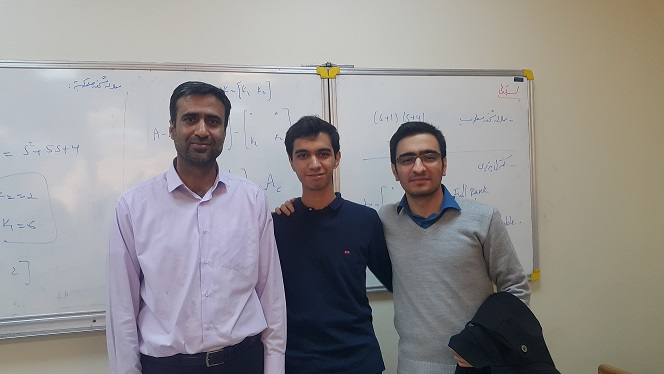
#> input picture PCA/B.jpg, 664 x 374 px
$ python ImagePCASPR2.py
#> lines starting #> are read from the running program, lines starting #| are printed output that depends on the picture
### PCA/MHEstimator.py
# -*- coding: utf-8 -*-
"""
Created on Thu Mar 21 16:25:45 2019

@author: MHA
"""

import numpy as np
import scipy.stats as stats
import matplotlib.pyplot as plt

class MHEstimator:
    def __init__(self, dataset, estimator_type='ML'):
        self.dataset=dataset
        self.no_of_features=self.dataset.shape[0]
        self.no_of_samples=self.dataset.shape[1]
        self.estimator_type=estimator_type
        self.mean=np.zeros((self.no_of_features,1))
        self.covariance=np.zeros(
                (self.no_of_features,self.no_of_features))

    def gaussianEstimate(self, plot=False, details=False):
        ##  Estimating mean...
        for i in range(self.no_of_samples):
            loop_sample=np.reshape(self.dataset[:,i],(-1,1))
            self.mean+=loop_sample
        self.mean/=self.no_of_samples

        if details:
            print('Mean: \n',self.mean)

        ##  Estimating covariance...
        for i in range(self.no_of_samples):
            self.covariance+=np.matmul(
                    (self.dataset[:,i:i+1]-self.mean),
                    np.transpose(
                            (self.dataset[:,i:i+1]-\
                             self.mean)))


        self.covariance/=self.no_of_samples

        if details:
            print('Covariance: \n',self.covariance)

        ##  Plotting the distribution...
        if plot:
            ##  1-d case...
            if not self.no_of_features-1:
                x=np.linspace(
                        float(
                                self.mean-3*np.sqrt(
                                        float(self.covariance)))
                , float(self.mean+3*np.sqrt(
                        float(self.covariance))),100)
                plt.figure()
                plt.title(("Distribution of dataset\n $\mu={}$, "
                          "$\sigma^2={}$").\
                        format(float(self.mean)
                        ,float(self.covariance)))
                plt.plot(x,stats.norm.pdf(x,float(self.mean)
                    ,np.sqrt(float(self.covariance))))
                for i in range(self.no_of_samples):
                    plt.plot(self.dataset[0,i],
                             stats.norm.pdf(self.dataset[0,i]
                    ,float(self.mean),
                    np.sqrt(float(self.covariance))),'rX')

        return self.mean, self.covariance

    # [11 lines left out: function displayDataset, not called in this run]

# [8 lines that do not run on import are left out]


### PCA/ImagePCASPR2.py
# -*- coding: utf-8 -*-
"""
Created on Mon Apr 22 21:35:39 2019

@author: MHA
"""

import numpy as np
import cv2
import matplotlib.pyplot as plt
from MHEstimator import MHEstimator as mhe

##  Turn image into windows...
def window(image,size):
    X=np.zeros((size[0]*size[1],1))
    for i in range(int(image.shape[0]/size[0])):
        for j in range(int(image.shape[1]/size[1])):
            window=image[size[0]*i:size[0]*(i+1),size[1]*j:size[1]*(j+1)]
            window=window.reshape((-1,1))
            X=np.concatenate((X,window),axis=1)
    X=X[:,1:]/255
    mean=np.sum(X,axis=1)
    mean=np.reshape(mean,(-1,1))
    mean/=X.shape[1]
    X-=mean
    return X, mean

##  Turn windows into image...
def decode(image, X, mean, size):
    counter=0
    for i in range(int(image.shape[0]/size[0])):
        for j in range(int(image.shape[1]/size[1])):
            window=X[:,counter:counter+1]
            window+=mean
            window=np.reshape(window,size)
            image[i*size[0]:(i+1)*size[0],j*size[1]:(j+1)*size[1]]=window*255
            counter+=1
    return image

def PCADerivation(X, n, details=False):
    ##  n --> no of Principal Components to keep...
    ##  Estimating covariance matrix of windows...
    my_estimator=mhe(X)
    est_mean, est_cov= my_estimator.gaussianEstimate()
    ##  Finding eigenvectors and eigenvalues of the covariance matrix...
    eigvals, eigvecs=np.linalg.eig(est_cov)
    sorted_index=np.argsort(eigvals)
    sorted_index=sorted_index[::-1]
    ##  Choosing PCAs...
    chosen_eigs=np.zeros((X.shape[0],1))
    for i in range(n):
        chosen_eigs=np.concatenate((chosen_eigs,eigvecs[:,sorted_index[i]:sorted_index[i]+1]),axis=1)
    chosen_eigs=chosen_eigs[:,1:]
    ##  Projecting windows vectors into PCAs...
    newX=np.transpose(np.dot(np.transpose(X),chosen_eigs))
    ##  Recovering image...
    newX=np.dot(chosen_eigs,newX)
    if details:
        return newX, [eigvals[i] for i in sorted_index]
    return newX
##  Plot eigenvalues of the covariance matrix...
def plotEigvals(eigvals, logscale=True):
    n=[i for i in range(len(eigvals))]
    plt.figure()
    if logscale:
        plt.plot(n,20*np.log10(eigvals),'rx')
    else:
        plt.plot(n,eigvals,'rx')

##  Import image...
image=cv2.imread('B.jpg')
#> image is the input picture: shape (374, 664, 3); mean B, G, R 144.1, 144.3, 146.7
##  Size of each window...
window_size=(8,8)
##  Turn image into windows...
X0, mean0= window(image[:,:,0], window_size)
#> mean0 = 64 values, max 0.575 at index 0, min 0.564 at index 63, mean 0.569
X1, mean1= window(image[:,:,1], window_size)
#> mean1 = 64 values, max 0.575 at index 0, min 0.565 at index 63, mean 0.57
X2, mean2= window(image[:,:,2], window_size)
#> mean2 = 64 values, max 0.585 at index 0, min 0.575 at index 63, mean 0.58
##  Derivation of PCAs...
plt.figure()
plt.title('Statistical Approach to PCA')
n=[1, 8, 16, 32]
for i in range(len(n)):
   plt.subplot(2,2,i+1)
   plt.xticks([])
   plt.yticks([])
   plt.title('n={} Principal Components'.format(n[i]))
   newX0, eigvals0=PCADerivation(X0, n[i], details=True)
   newX1, eigvals1=PCADerivation(X1, n[i], details=True)
   newX2, eigvals2=PCADerivation(X2, n[i], details=True)
   newX0=decode(image[:,:,0], newX0, mean0, window_size)
   newX1=decode(image[:,:,1], newX1, mean1, window_size)
   newX2=decode(image[:,:,2], newX2, mean2, window_size)
   newImage=np.zeros_like(image)
   newImage[:,:,0]=newX0
   newImage[:,:,1]=newX1
   newImage[:,:,2]=newX2
   plt.imshow(cv2.cvtColor(newImage, cv2.COLOR_BGR2RGB))
   cv2.imwrite('SPR-Result{}.png'.format(n[i]),newImage)
#> this loop made 4 passes
#> pass 1, in PCADerivation, `est_mean, est_cov= my_estimator.gaussianEstimate()`:
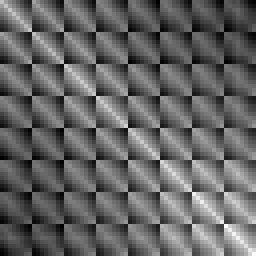
#> est_cov: shape (64, 64) float64 (shown 4 times larger); min 0.0376, max 0.0458, mean 0.0408; drawn with min black and max white
#> pass 1, in PCADerivation, `eigvals, eigvecs=np.linalg.eig(est_cov)`:
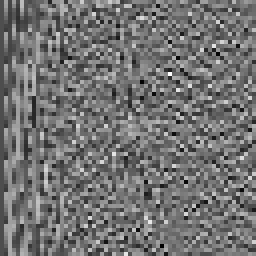
#> eigvecs: shape (64, 64) float64 (shown 4 times larger); min -0.383, max 0.463, mean -0.00196; drawn with min black and max white
#> pass 1, in PCADerivation (call 2), `eigvals, eigvecs=np.linalg.eig(est_cov)`:
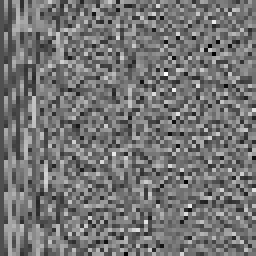
#> eigvecs: shape (64, 64) float64 (shown 4 times larger); min -0.389, max 0.458, mean -0.00194; drawn with min black and max white

plotEigvals(eigvals0)
#> in plotEigvals, `n=[i for i in range(len(eigvals))]`: n = 64 values from 0 to 63
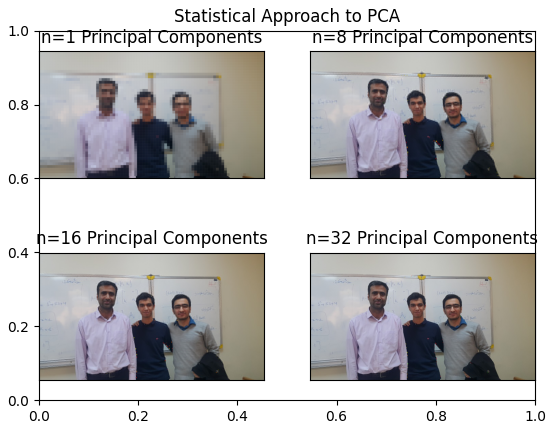
#> figure drawn by matplotlib, 4 panels
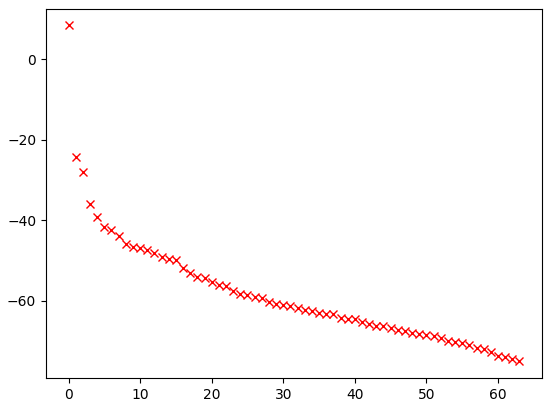
#> figure drawn by matplotlib, 1 panel; curve peaks at x = 0, y = 8.34

$ run again, with PCA/D.JPG copied over PCA/B.jpg
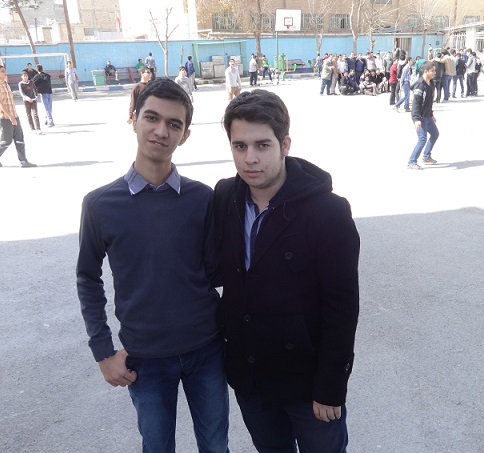
#> input picture PCA/D.JPG, 484 x 453 px
#> image is the input picture: shape (453, 484, 3); mean B, G, R 154.4, 144.5, 143.8
#> mean0 = 64 values, max 0.609 at index 10, min 0.6 at index 38, mean 0.604
#> mean1 = 64 values, max 0.571 at index 10, min 0.561 at index 38, mean 0.565
#> mean2 = 64 values, max 0.569 at index 10, min 0.558 at index 38, mean 0.563
#> the loop `for i in range(len(n)):` made 4 passes
#> pass 1, in PCADerivation (call 2), `eigvals, eigvecs=np.linalg.eig(est_cov)`:
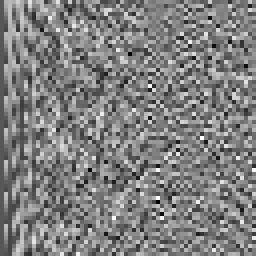
#> eigvecs: shape (64, 64) float64 (shown 4 times larger); min -0.386, max 0.377, mean -0.00193; drawn with min black and max white
#> n = 64 values from 0 to 63
#> `plotEigvals(eigvals0)`:
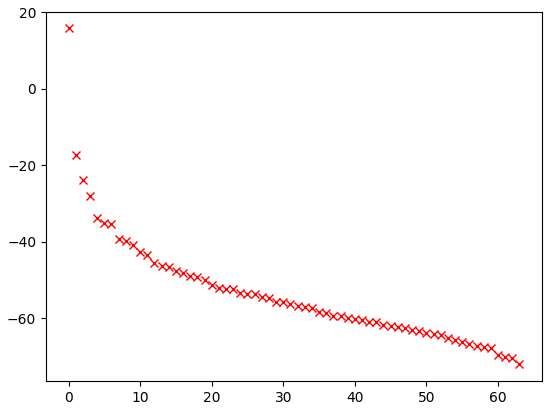
#> figure drawn by matplotlib, 1 panel; curve peaks at x = 0, y = 15.72
